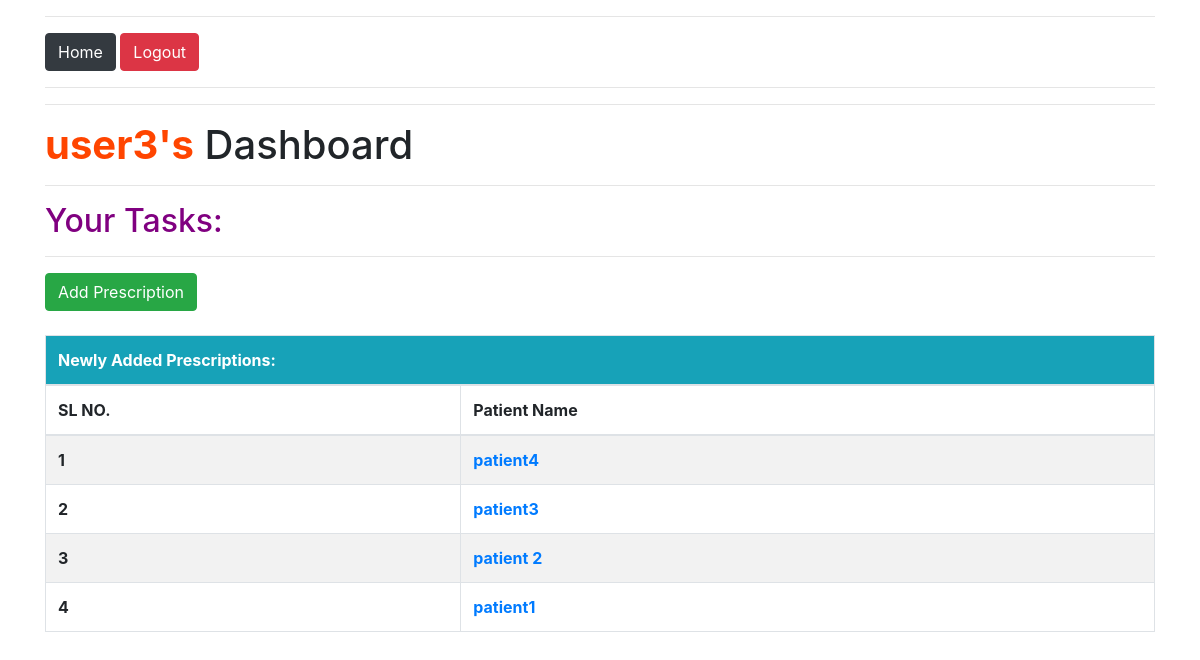
The app's page /filtered-prescriptions/17/ (signed in), older data.
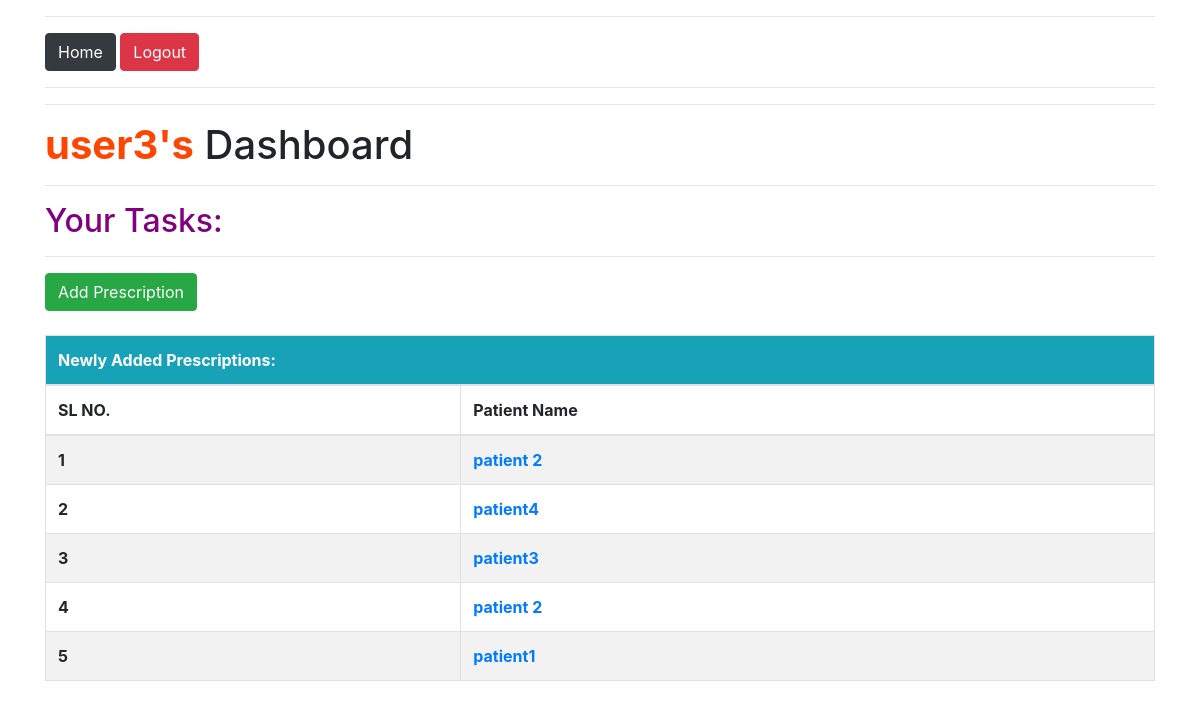
The same page, newer data.
### prescription/models.py (models this page shows, shortened)
class Prescription(models.Model):
    GENDER_STATUS = (
        ('Male', 'MALE'),
        ('Female', 'FEMALE'),
        ('Other', 'OTHER'),
    )
    prescription_date = models.DateField(default=timezone.now, blank=False)
    patient_name = models.CharField(max_length=50, blank=False)
    patient_age = models.PositiveIntegerField(blank=False)
    patient_gender = models.CharField(max_length=10, choices=GENDER_STATUS, blank=False, default='OTHER')
    diagnosis = models.CharField(max_length=100000)
    medicines = models.CharField(max_length=100000)
    next_visit_date = models.DateTimeField(auto_now_add=False, blank=True)
    user = models.ForeignKey(User, on_delete=models.CASCADE, blank=False, null=True)
    class Meta:
        ordering = ['-id']

### prescription/views.py (the view)
@login_required
def filtered_prescriptions(request, id=None):
    current_user = User.objects.get(id=id)
    filtered_prescriptions_by_user = Prescription.objects.filter(
        user=current_user)
    template = 'prescription/filtered_prescriptions.html'
    context = {'filtered_prescriptions_by_user': filtered_prescriptions_by_user}
    return render(request, template, context)

### templates/prescription/filtered_prescriptions.html (shortened to what this page needs)
{% extends 'base.html' %}
{% block content %}
    <hr>
    <hr>
    <h1><strong style="color: orangered">{{ request.user }}'s</strong> Dashboard</h1>
    <hr>
    <h2 style="color: purple">Your Tasks:</h2>
    <hr>
    <a href="{% url 'prescription:add-prescription' %}">
        <button type="button" class="btn btn-success">Add Prescription</button>
    </a>
    <br>
    <br>
    <table class="table table-striped table-bordered table-hover mb-4">
        <thead>
        <tr class="bg-info text-white">
            <th colspan="2">Newly Added Prescriptions:</th>
        </tr>
        <tr>
            <th>SL NO.</th>
            <th> Patient Name </th>
        </tr>
        </thead>
        <tbody>
        {% for filter_data in filtered_prescriptions_by_user %}
            <tr>
                <th>{{ forloop.counter }}</th>
                <th><a href="{% url 'prescription:prescription-details' filter_data.id %}">{{ filter_data.patient_name }}</a></th>
            </tr>
        {% endfor %}
        </tbody>
    </table>
{% endblock content %}

### templates/base.html (shortened to what this page needs)
{% load staticfiles %}
<!DOCTYPE html>
<html lang="en">
<head>
    <link rel="stylesheet" href="https://maxcdn.bootstrapcdn.com/bootstrap/4.0.0/css/bootstrap.min.css"
 />
</head>
<body>
<div class="container">
    <hr>
    <a href="{% url 'home' %}">
        <button type="button" class="btn btn-dark">Home</button>
    </a>
    {% if user.is_authenticated %}
        <a href="{% url 'custom_users:logout' %}">
            <button type="button" class="btn btn-danger">Logout</button>
        </a>
    {% endif %}
    {% block content %}
    {% endblock %}
</div>
</body>
</html>

Row changes from the older to the newer data that the page shows:
added Prescription: patient_name "patient 2"
